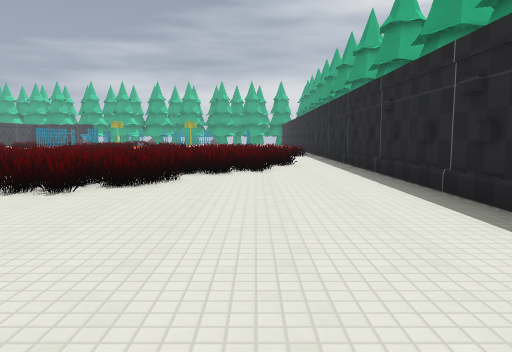
view 1 (above)

24 first-person views from a walk through a level from a Godot 3-D game. The camera is 1.3 m above the floor, tilts 6° down and sees 70° across. The floor is counted in squares, 2 m on a side. Each view is taken from the middle of a square. On the plan, view 1 faces up. The plan holds only what a view shows up to about 11 squares ahead; the rest is blank. The place goes on beyond the plan. Characters and animated objects are not drawn. Some surface patterns are stand-ins.

view 2
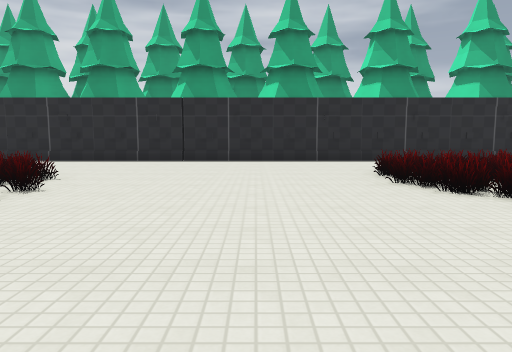

view 3
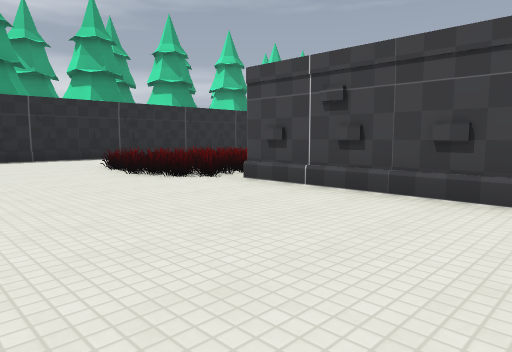

view 4
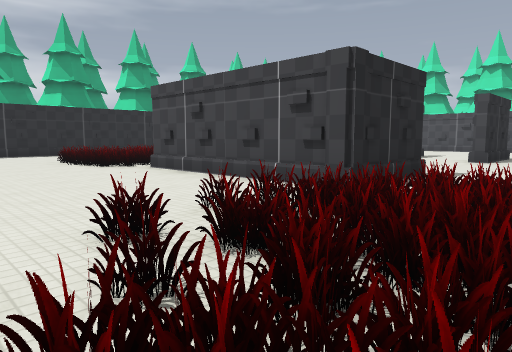

view 5
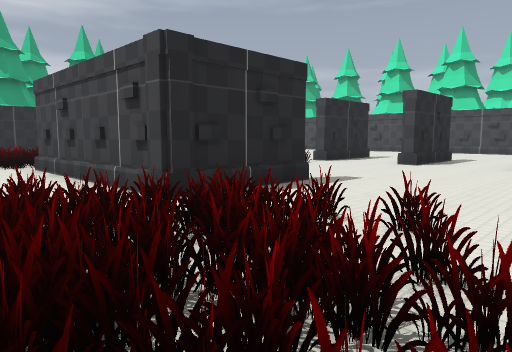

view 6
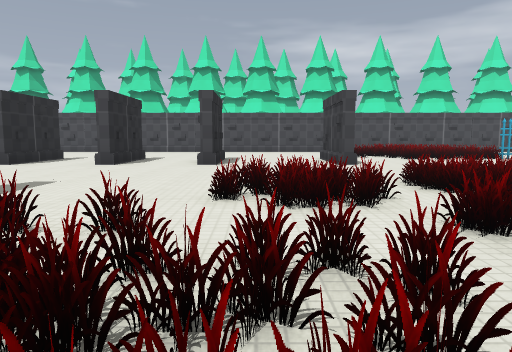

view 7
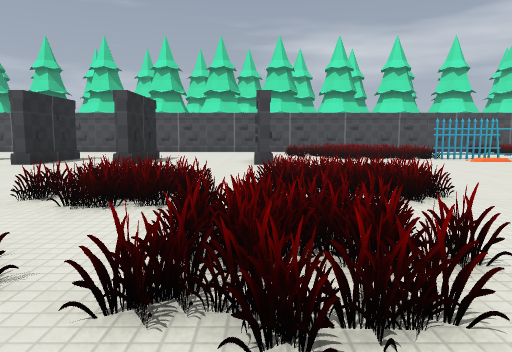

view 8
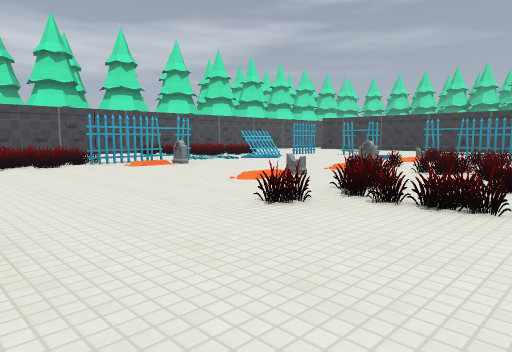

view 9
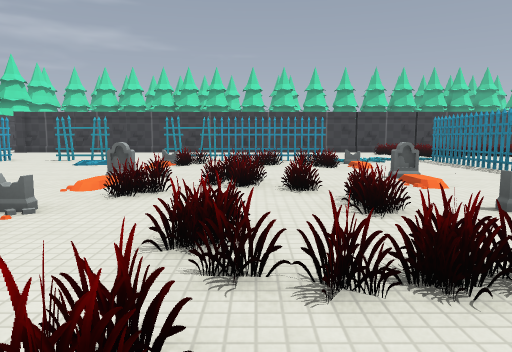

view 10
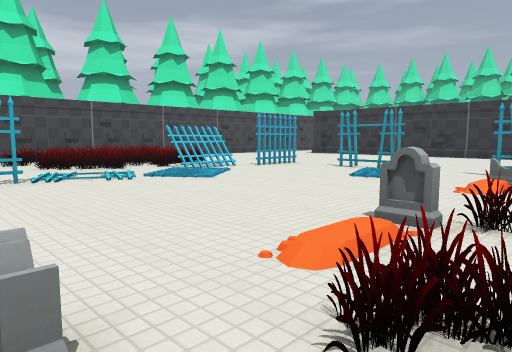

view 11
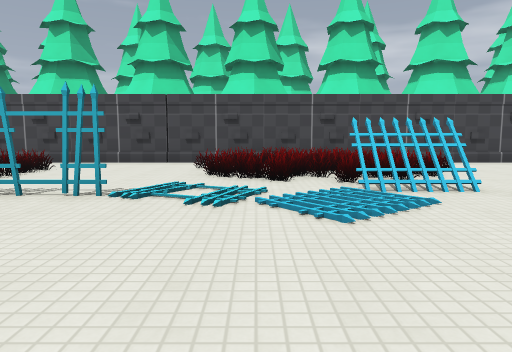

view 12
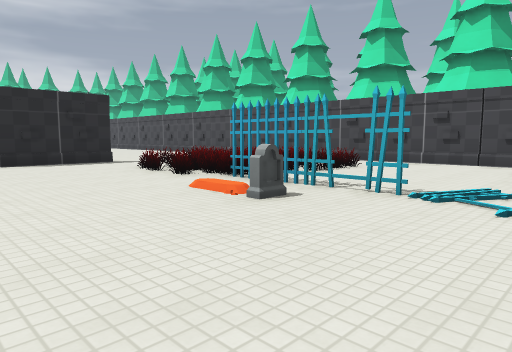

view 13
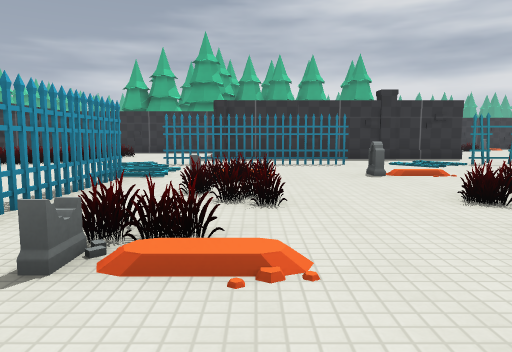

view 14
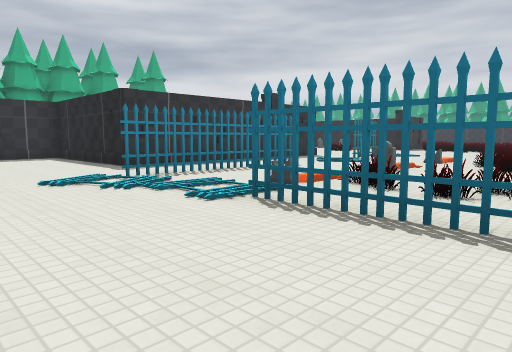

view 15
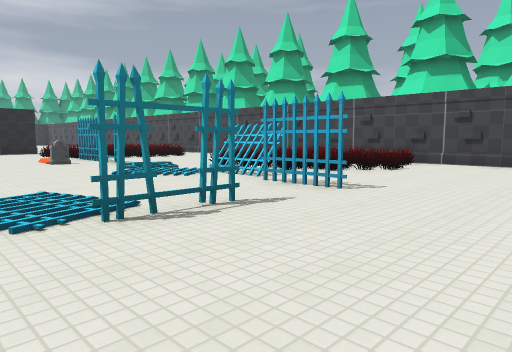

view 16
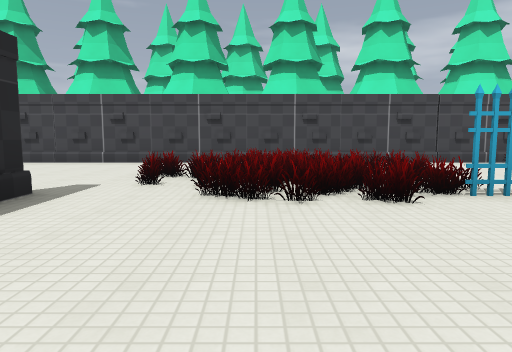

view 17
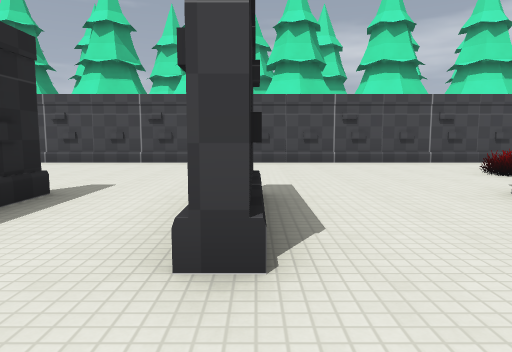

view 18
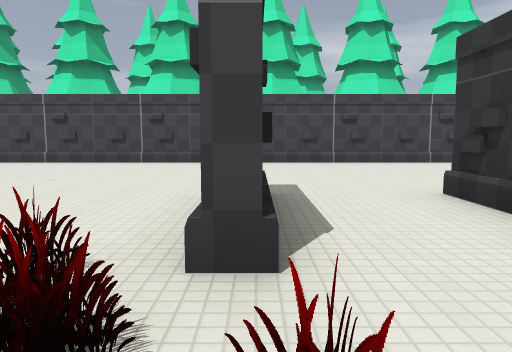

view 19
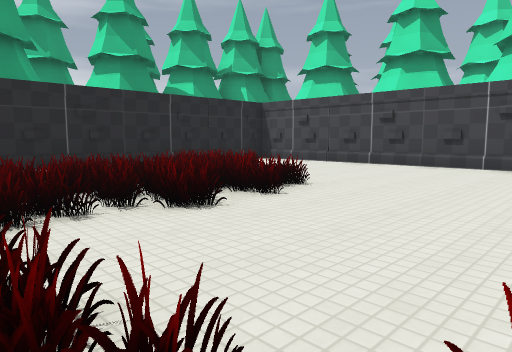

view 20
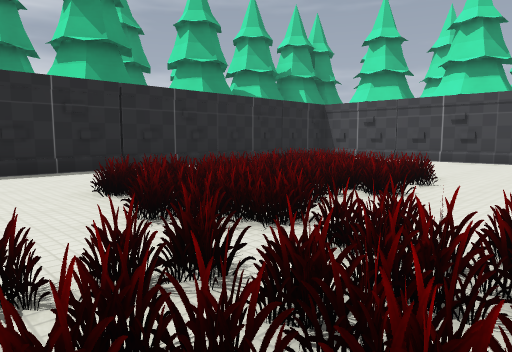

view 21
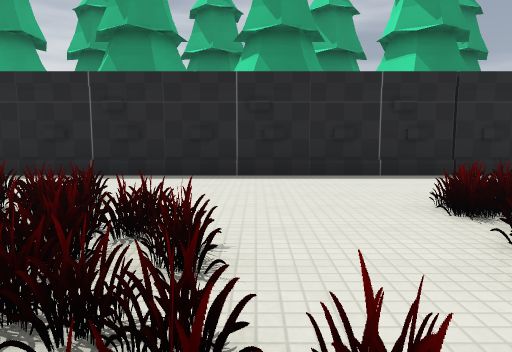

view 22
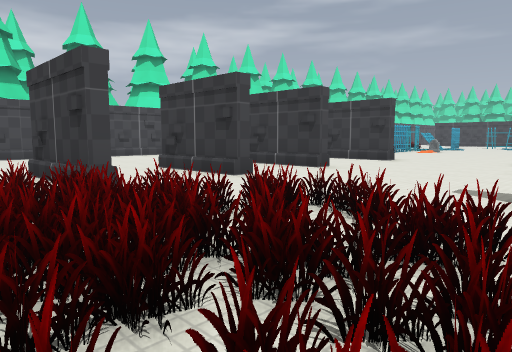

view 23
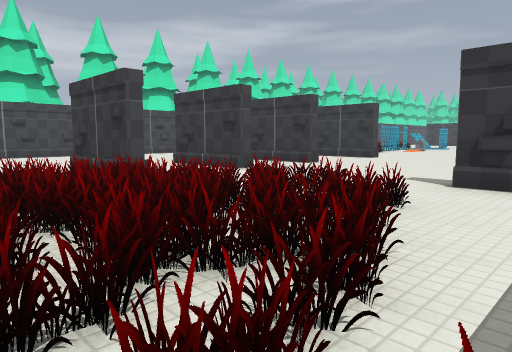

view 24
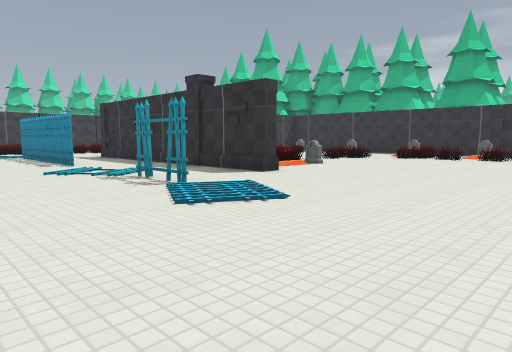

### Floor plan
Points are (right, up) in squares from view 1. A wall is a line through its corners. A room is listed if a view was taken in it or the views show most of it. See-through windows are left out.
Room 1 (views 1, 2, 3, 4, 5, 6, 7, 8, 9, 10, 11, 12, 13, 14, 15, 16, 17, 18, 19, 20, 21, 22, 23, 24)
walls: (-9.5, -4.6) (-9.5, -2.1) (-4.6, -2.1); (-9.2, -3.9) (-9.2, -4.6); (-15.3, -11.2) (-15.3, -8.7) (-15, -8.7) (-15, -11.1); (-9.2, -8.6) (-9.2, -11.2); (-12, -11.1) (-12, -8.7) (-11.7, -8.7) (-11.7, -11); (-9.5, -11.2) (-9.5, -8.6); (-20.8, 3.5) (-20.8, 3.1) (-28.2, 3.1) (-28.2, 6.9); (-7, -11.1) (-7, -8.7) (-6.7, -8.7) (-6.7, -11.2); (-28.9, 7.6) (-29.9, 7.6); (2.3, -15.5) (2.3, 9.5); (-31.7, -16.6) (1.3, -16.6)
low walls: (-10.3, -1.7) (-10.3, -0.9); (-12, -8.6) (-12, -9.4); (-6.5, -8.1) (-6, -8.1)
objects: fence (-29, -11) to (-28, -11); fence (-29, -9) to (-29, -8); fence (-29, -6) to (-29, -5); fence (-29, -4); fence (-29, -3); fence (-29, 1) to (-28, 1); fence (-28, -12) to (-27, -12); tombstone (-28, -6); tombstone (-28, -2); fence (-27, 1); fence (-26, 1) to (-25, 1); other object (-25, -6); other object (-25, -2); fence (-23, -11); fence (-22, -11) to (-21, -11); other object (-22, -10); tombstone (-22, -6); tombstone (-22, -2); other object (-22, 6); fence (-21, 1)

Where each view was taken, in squares from view 1:
view 1: 0 up, 0 right, facing up
view 2: 1 up, 8 left, facing right
view 3: 2 up, 9 left, facing down-right
view 4: 2 up, 12 left, facing down-right
view 5: 0 up, 13 left, facing down-right
view 6: 0 up, 13 left, facing down
view 7: 0 up, 15 left, facing down
view 8: 2 down, 17 left, facing down-left
view 9: 4 down, 19 left, facing left
view 10: 5 down, 22 left, facing down-left
view 11: 7 down, 25 left, facing down
view 12: 7 down, 25 left, facing down-right
view 13: 8 down, 27 left, facing up
view 14: 5 down, 32 left, facing up-right
view 15: 7 down, 32 left, facing down-right
view 16: 7 down, 18 left, facing down
view 17: 7 down, 12 left, facing down
view 18: 7 down, 7 left, facing down
view 19: 8 down, 6 left, facing down-right
view 20: 6 down, 5 left, facing down-right
view 21: 6 down, 4 left, facing right
view 22: 4 down, 5 left, facing down-left
view 23: 3 down, 4 left, facing down-left
view 24: 2 down, 16 left, facing up-left
